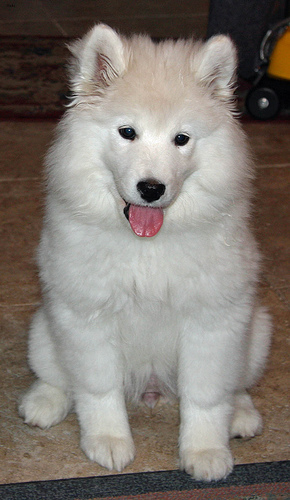
#> input picture 04-computer-vision/Project_3_Vision_Transformers/sample.jpg, 290 x 500 px
$ python -i preprocessing.py   (imports and definitions only)
#> lines starting #> are read from the running program, lines starting #| are printed output that depends on the picture; after the words box and inside, x2 and y2 are one past the last pixel; in counts of white or black regions, pixels touching at a corner belong together
import cv2


def preprocess_image(image_path):

    image = cv2.imread(image_path)
#> image is the input picture: shape (500, 290, 3); mean B, G, R 115.2, 122, 129.5

    gray = cv2.cvtColor(
        image,
        cv2.COLOR_BGR2GRAY
    )
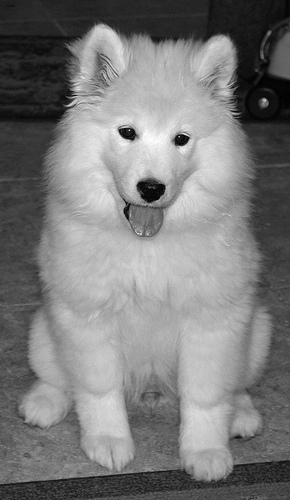
#> gray: shape (500, 290); min 0, max 255, mean 123.5

    blurred = cv2.GaussianBlur(
        gray,
        (5, 5),
        0
    )

    thresh = cv2.threshold(
        blurred,
        0,
        255,
        cv2.THRESH_BINARY +
        cv2.THRESH_OTSU
    )[1]
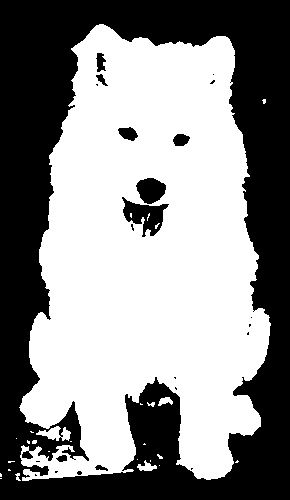
#> thresh: shape (500, 290); 55.3% white; 23 black regions (14 under 20 px), largest, box (x1, y1, x2, y2) and area: (0, 0, 290, 500) 62655, (122, 197, 169, 237) 878, (136, 178, 166, 204) 559

    return thresh

>>> result = preprocess_image('../../../04-computer-vision/Project_3_Vision_Transformers/sample.jpg')
